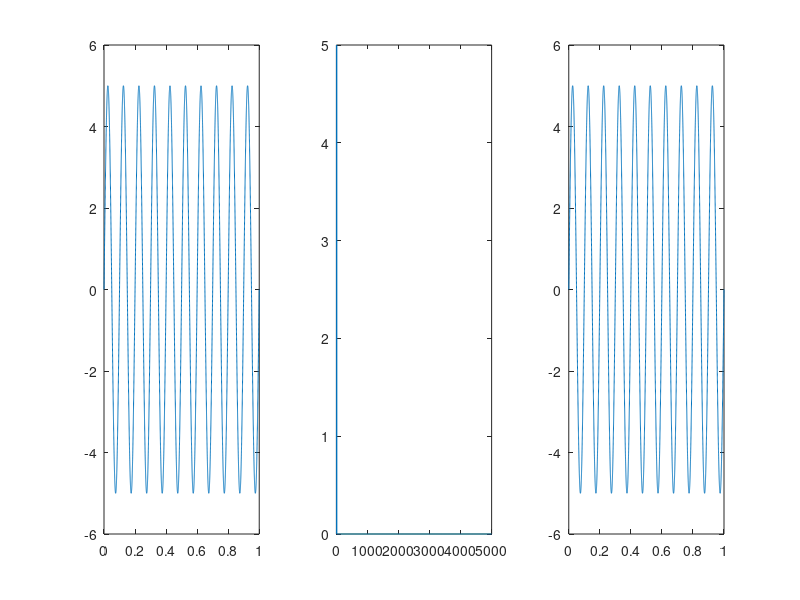

This figure's MATLAB source:
% Transformada de Fourier
% Realizar la sumatoria de varias señales senoidales
% con diferente frecuencia y magnitud
% Obtener la transformada rapida de Fourier
clear;
clc;
% tiempo de la señal
t0=0;                 % Valor inicial del tiempo
tf=1;                  % Valor final del intervalo de tiempo
Fs=10000;        % Frecuencia de muestreo
Ts=1/Fs;           % Periodo de muestreo
t=t0:Ts:tf;          % Intervalo de tiempo
[ren,col]=size(t);      % Tamaño del arreglo de la variable tiempo
n=col;               % n es el numero de muestras en el vector t
% Generar señal senoidal 1
A1=5;
F1=10;
w1=2*pi*F1;
S1=A1*sin(w1*t);
% Generar señal senoidal 2
A2=0.45;
F2=100;
w2=2*pi*F2;
S2=A2*sin(w2*t);
% Generar señal senoidal 3
A3=1;
F3=1050;
w3=2*pi*F3;
S3=A3*sin(w3*t);
% Generar señal de ruido
ruido=3*rand(1,n);
% Señal a analizar
S=S1%+S2+S3+ruido;
% Transformada Rapida de Fourier (FFT)
T=fft(S);
y=abs(T/n);
y1=2*y(1:(((n-1))/2)+1);
n1=0:(n-1)/2;
% Mostrar resultados
subplot(1,3,1);
plot(t,S);
subplot(1,3,2);
plot(n1,y1);
% Transformada de Fourier Inversa
ft=ifft(T);
subplot(1,3,3);
plot(t,ft);
